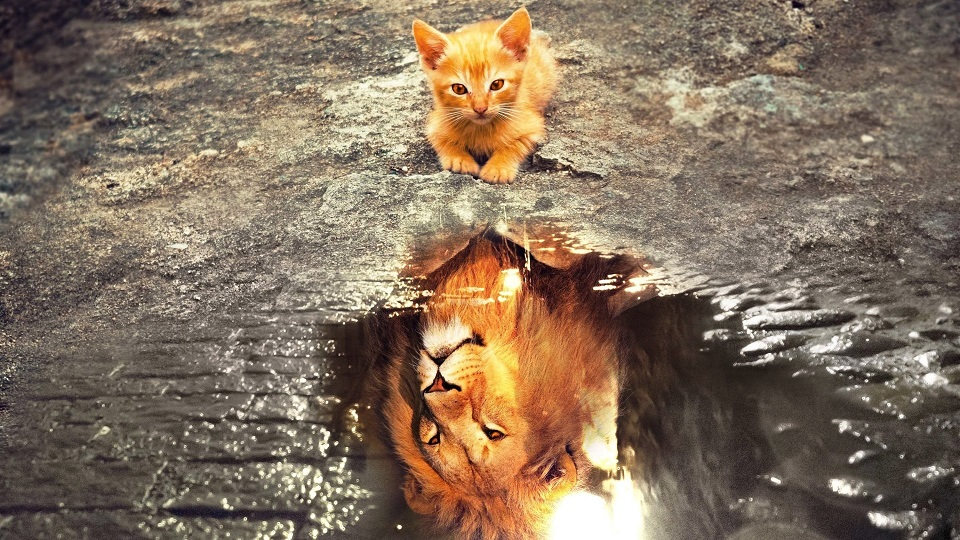
#> input picture Image/cat.jpg, 960 x 540 px
$ python ImageSegment.py
#> lines starting #> are read from the running program, lines starting #| are printed output that depends on the picture; after the words box and inside, x2 and y2 are one past the last pixel; in counts of white or black regions, pixels touching at a corner belong together
import numpy as np
import cv2,os
from matplotlib import pyplot as plt


#用来正常显示中文标签
plt.rcParams['font.sans-serif']=['SimHei']
plt.rcParams['font.sans-serif']=['Times New Roman']
plt.rcParams['axes.unicode_minus'] = False# 显示负号
plt.rcParams['figure.dpi'] = 100 #分辨率

def WatershedSeg(imgFile):
#> called with imgFile = 'cat.jpg'
    img = cv2.imread(imgFile)
#> img is the input picture: shape (540, 960, 3); mean B, G, R 93.5, 112.4, 131.3
    gray = cv2.cvtColor(img,cv2.COLOR_BGR2GRAY)
    ret, thresh = cv2.threshold(gray,0,255,cv2.THRESH_BINARY_INV+cv2.THRESH_OTSU)
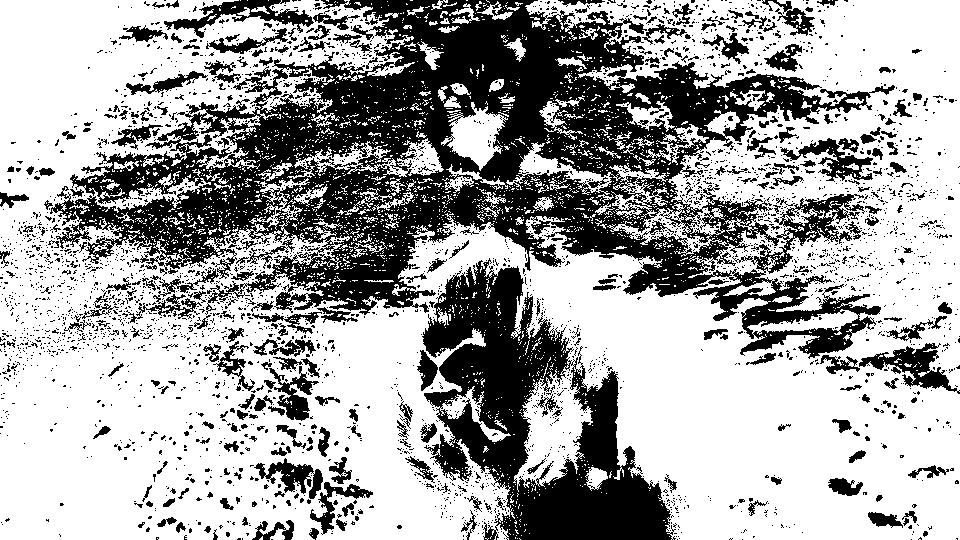
#> thresh: shape (540, 960); 64.9% white; 3431 black regions (3128 under 20 px), largest, box (x1, y1, x2, y2) and area: (50, 0, 895, 359) 108003, (422, 258, 676, 540) 31238, (164, 0, 314, 38) 1830
#> ret = 129
    # noise removal
    kernel = np.ones((3,3),np.uint8)
    opening = cv2.morphologyEx(thresh,cv2.MORPH_OPEN,kernel, iterations = 2)
#> opening: shape (540, 960); 49.7% white; 275 white regions, largest, box (x1, y1, x2, y2) and area: (0, 300, 508, 540) 75640, (526, 252, 960, 540) 68063, (694, 0, 960, 370) 40112

    # sure background area
    sure_bg = cv2.dilate(opening,kernel,iterations=3)
#> sure_bg: shape (540, 960); 64.6% white; 125 black regions (61 under 20 px), largest, box (x1, y1, x2, y2) and area: (50, 0, 874, 368) 136367, (418, 262, 676, 540) 32042, (864, 346, 946, 386) 1525

    # Finding sure foreground area
    dist_transform = cv2.distanceTransform(opening,cv2.DIST_L2,5)
    ret, sure_fg = cv2.threshold(dist_transform,0.2*dist_transform.max(),255,0)
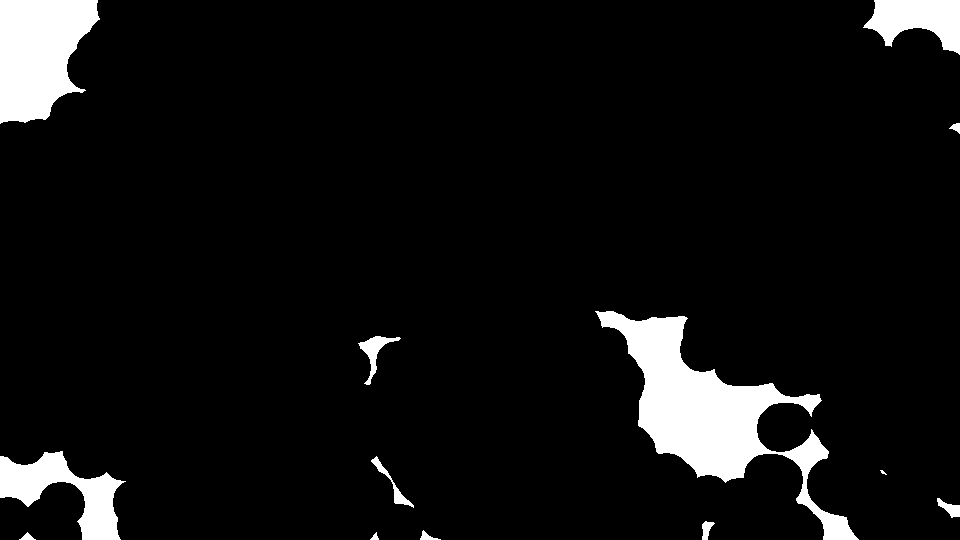
#> sure_fg: shape (540, 960) float32; 6.8% white; 13 white regions (1 under 20 px), largest, box (x1, y1, x2, y2) and area: (595, 311, 859, 540) 16631, (0, 0, 100, 124) 9083, (0, 451, 126, 540) 4745
#> ret = 21.73

    # Finding unknown region
    sure_fg = np.uint8(sure_fg)
    unknown = cv2.subtract(sure_bg,sure_fg)
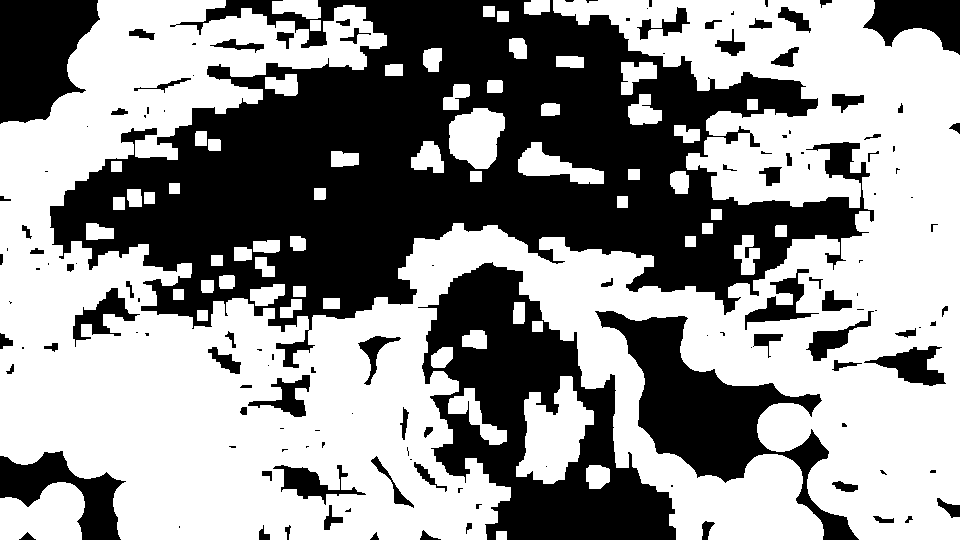
#> unknown: shape (540, 960); 57.8% white; 138 black regions (62 under 20 px), largest, box (x1, y1, x2, y2) and area: (50, 0, 874, 368) 136367, (418, 262, 676, 540) 32042, (595, 311, 859, 540) 16631

    # Marker labelling
    ret, markers = cv2.connectedComponents(sure_fg)
#> markers: shape (540, 960) int32; 14 distinct labels, from 0 to 13
#> ret = 14

    # Add one to all labels so that sure background is not 0, but 1
    markers = markers+1
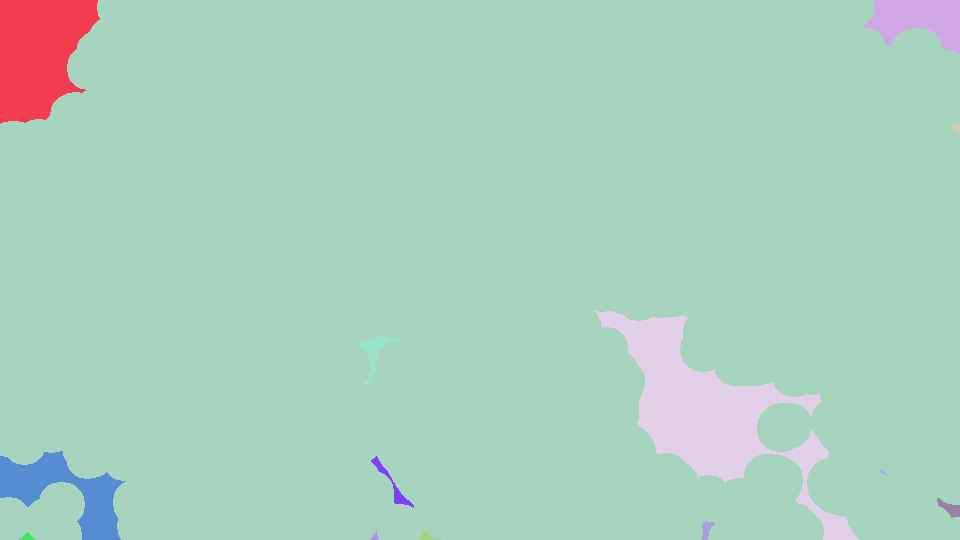
#> markers: shape (540, 960) int32; 14 distinct labels, from 1 to 14; one colour per label, 0 black

    # Now, mark the region of unknown with zero
    markers[unknown==255] = 0
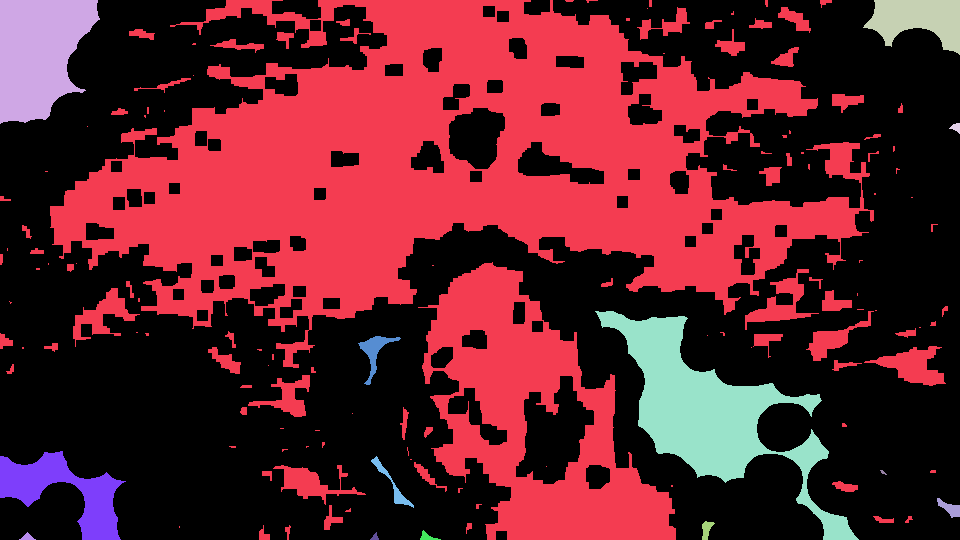
#> markers: shape (540, 960) int32; 15 distinct labels, from 0 to 14; one colour per label, 0 black
    markers = cv2.watershed(img,markers)
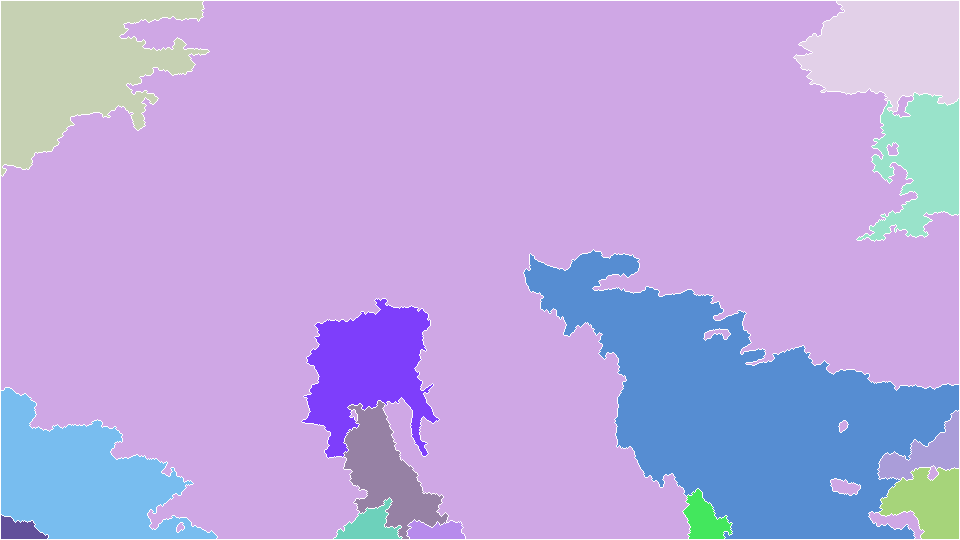
#> markers: shape (540, 960) int32; 15 distinct labels, from -1 to 14; one colour per label, 0 black, -1 white
    img[markers == -1] = [255,0,0]
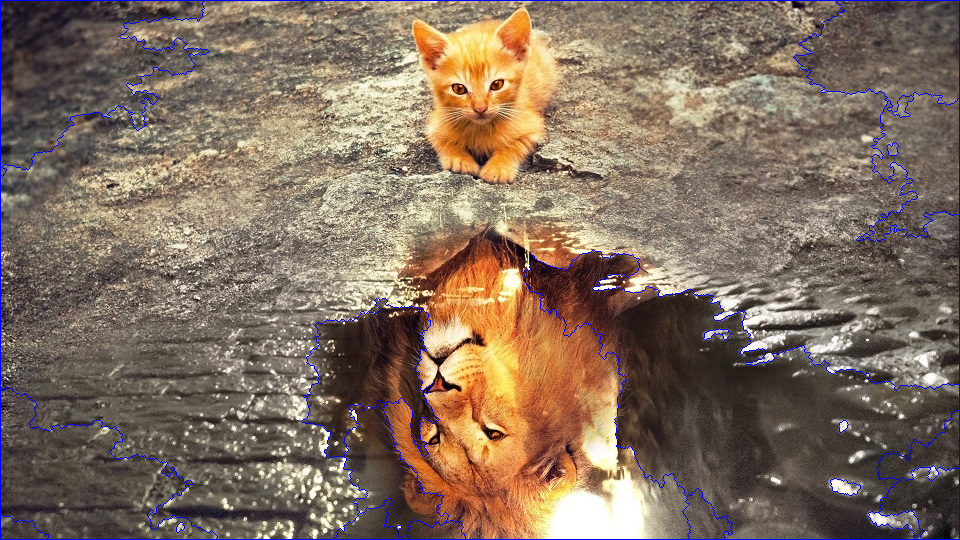
#> img: shape (540, 960, 3); 1.58% of pixels changed, all inside (x1, y1, x2, y2) = (0, 0, 960, 540)

    plt.imshow(img)
    plt.show()

def segtest(imgFile):
    img = cv2.imread(imgFile)
    mask = np.zeros(img.shape[:2],np.uint8)

    bgdModel = np.zeros((1,65),np.float64)
    fgdModel = np.zeros((1,65),np.float64)

    rect = (0,250,2422,1920)
    cv2.grabCut(img,mask,rect,bgdModel,fgdModel,5,cv2.GC_INIT_WITH_RECT)

    mask2 = np.where((mask==2)|(mask==0),0,1).astype('uint8')
    img = img*mask2[:,:,np.newaxis]

    plt.imshow(img, cmap = "gray"),plt.show()

if __name__=='__main__':
    #获取工程根目录的路径
    rootPath = os.path.abspath(os.path.dirname(os.path.dirname(__file__)))
    #print('rootPath:'+rootPath)
    #数据文件路径
    dataPath = os.path.abspath(rootPath + r'\Image')
    #print('dataPath:'+dataPath)
    #切换目录
    os.chdir(dataPath)
    #SHP文件路径
    imgFile ="cat.jpg"
    WatershedSeg(imgFile)
    #segtest(imgFile)

$ run again, with Image/pattern1.jpg copied over Image/cat.jpg
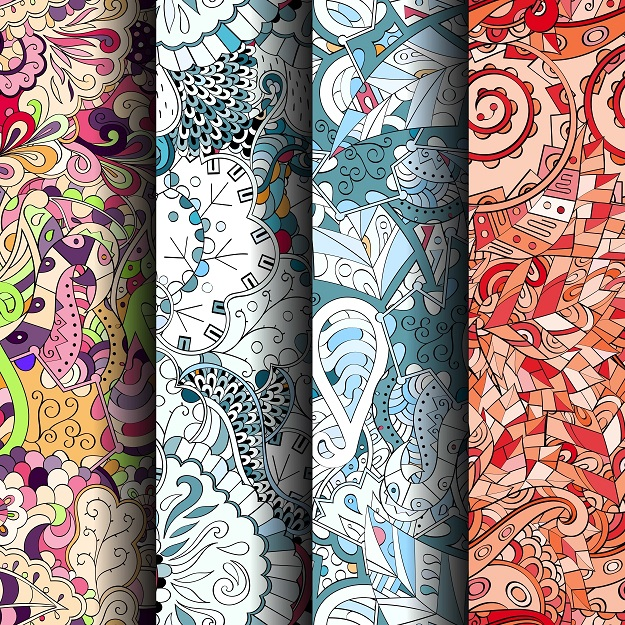
#> input picture Image/pattern1.jpg, 625 x 625 px
#> in WatershedSeg, img is the input picture: shape (625, 625, 3); mean B, G, R 138.8, 143.6, 162.8
#> in WatershedSeg, `ret, thresh = cv2.threshold(gray,0,255,cv2.THRESH_BINARY_INV+cv2.THRES..`:
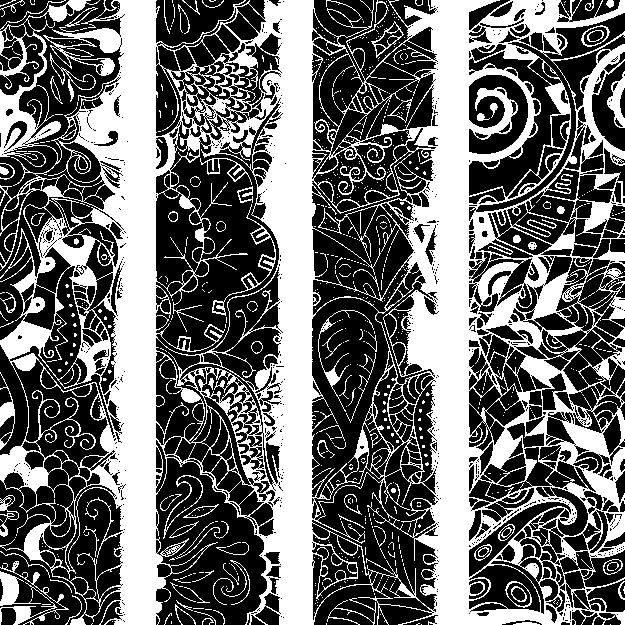
#> thresh: shape (625, 625); 41.7% white; 701 white regions (603 under 20 px), largest, box (x1, y1, x2, y2) and area: (0, 0, 625, 625) 152283, (212, 204, 276, 316) 545, (0, 571, 41, 606) 528
#> in WatershedSeg, `ret, thresh = cv2.threshold(gray,0,255,cv2.THRESH_BINARY_INV+cv2.THRES..`: ret = 136
#> opening: shape (625, 625); 27.2% white; 127 white regions (1 under 20 px), largest, box (x1, y1, x2, y2) and area: (405, 0, 554, 625) 28667, (74, 0, 175, 625) 27024, (254, 0, 318, 625) 23541
#> sure_bg: shape (625, 625); 39% white; 67 white regions, largest, box (x1, y1, x2, y2) and area: (402, 0, 625, 625) 43487, (71, 0, 178, 625) 35207, (208, 0, 321, 625) 31118
#> in WatershedSeg, `ret, sure_fg = cv2.threshold(dist_transform,0.2*dist_transform.max(),2..`: ret = 5.79
#> unknown: shape (625, 625); 26.1% white; 71 white regions, largest, box (x1, y1, x2, y2) and area: (464, 0, 625, 625) 16537, (71, 0, 133, 625) 13043, (208, 0, 290, 625) 10716
#> in WatershedSeg, `ret, markers = cv2.connectedComponents(sure_fg)`: ret = 58
#> in WatershedSeg, `img[markers == -1] = [255,0,0]`:
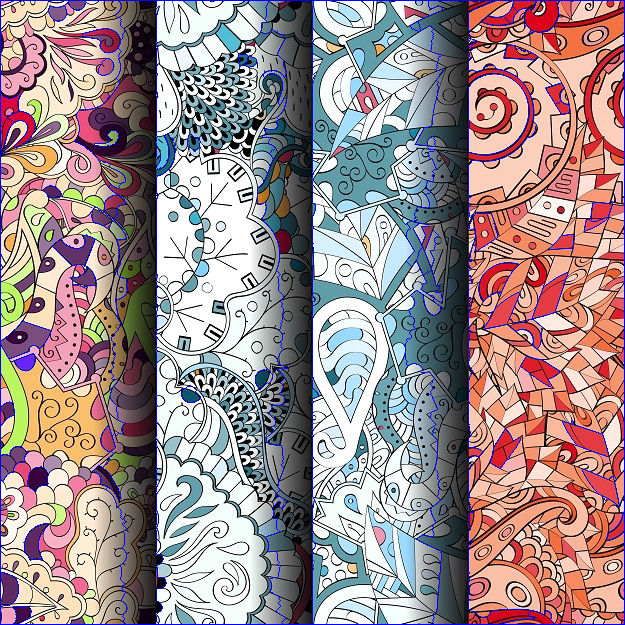
#> img: shape (625, 625, 3); 2.74% of pixels changed, all inside (x1, y1, x2, y2) = (0, 0, 625, 625)

$ run again, with Image/pattern2.jpg copied over Image/cat.jpg
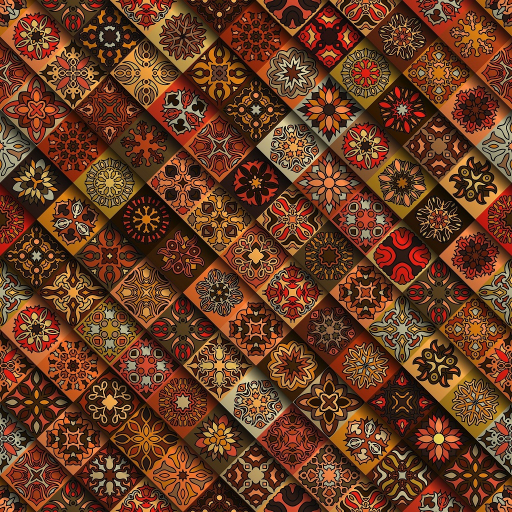
#> input picture Image/pattern2.jpg, 1024 x 1024 px (shown at 1/2 size)
#> in WatershedSeg, img is the input picture: shape (1024, 1024, 3); mean B, G, R 36.2, 61, 105.2
#> in WatershedSeg, `ret, thresh = cv2.threshold(gray,0,255,cv2.THRESH_BINARY_INV+cv2.THRES..`:
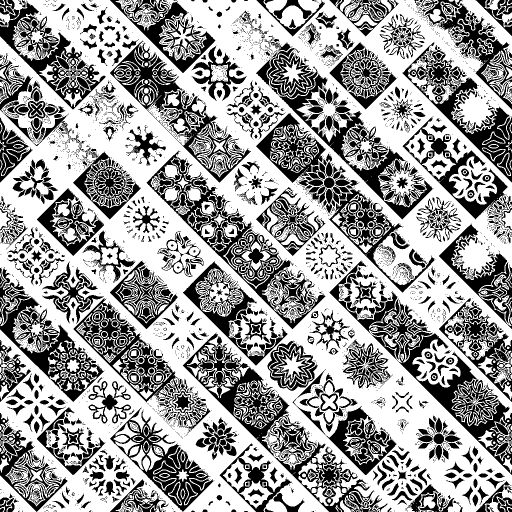
#> thresh: shape (1024, 1024) (shown at 1/2 size); 61.3% white; 4660 black regions (3304 under 20 px), largest, box (x1, y1, x2, y2) and area: (366, 665, 775, 1024) 16425, (659, 521, 1024, 950) 13528, (512, 72, 867, 439) 12295
#> in WatershedSeg, `ret, thresh = cv2.threshold(gray,0,255,cv2.THRESH_BINARY_INV+cv2.THRES..`: ret = 82
#> opening: shape (1024, 1024); 44.2% white; 385 white regions (8 under 20 px), largest, box (x1, y1, x2, y2) and area: (0, 0, 1024, 1024) 388052, (924, 0, 1024, 106) 2715, (0, 953, 71, 1024) 1776
#> sure_bg: shape (1024, 1024); 64.6% white; 345 black regions (178 under 20 px), largest, box (x1, y1, x2, y2) and area: (518, 232, 814, 527) 22890, (519, 81, 860, 433) 22265, (299, 313, 645, 652) 20633
#> in WatershedSeg, `ret, sure_fg = cv2.threshold(dist_transform,0.2*dist_transform.max(),2..`: ret = 4.92
#> unknown: shape (1024, 1024); 48.3% white; 148 white regions, largest, box (x1, y1, x2, y2) and area: (0, 0, 1024, 1024) 410018, (247, 247, 790, 786) 30395, (885, 888, 1024, 1024) 8729
#> in WatershedSeg, `ret, markers = cv2.connectedComponents(sure_fg)`: ret = 645
#> in WatershedSeg, `img[markers == -1] = [255,0,0]`:
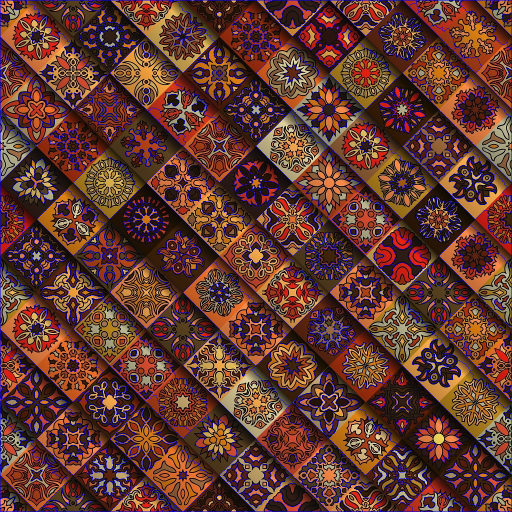
#> img: shape (1024, 1024, 3) (shown at 1/2 size); 5.79% of pixels changed, all inside (x1, y1, x2, y2) = (0, 0, 1024, 1024)

$ run again, with Image/scene.jpg copied over Image/cat.jpg
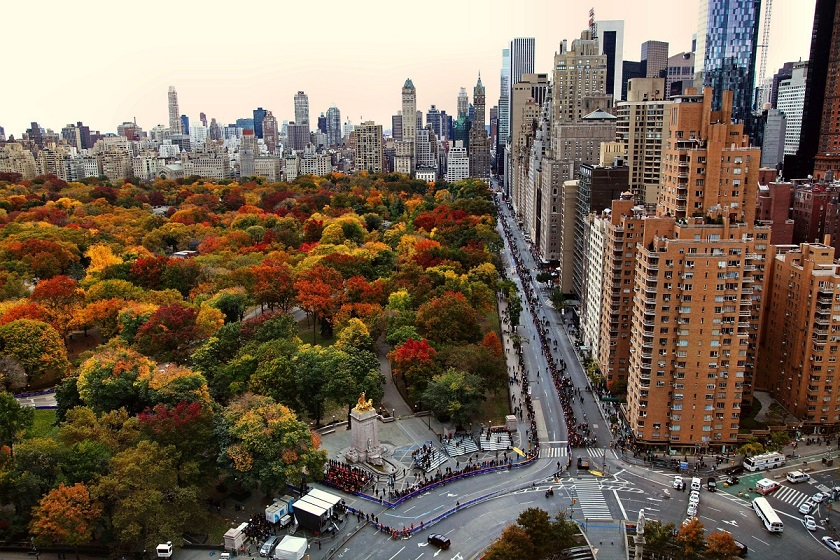
#> input picture Image/scene.jpg, 840 x 560 px
#> in WatershedSeg, img is the input picture: shape (560, 840, 3); mean B, G, R 87.3, 103.7, 118.6
#> thresh: shape (560, 840); 74.4% white; 3288 black regions (3046 under 20 px), largest, box (x1, y1, x2, y2) and area: (0, 0, 720, 172) 76238, (754, 0, 816, 115) 4112, (580, 213, 616, 374) 2232
#> in WatershedSeg, `ret, thresh = cv2.threshold(gray,0,255,cv2.THRESH_BINARY_INV+cv2.THRES..`: ret = 142
#> opening: shape (560, 840); 66% white; 745 black regions (618 under 20 px), largest, box (x1, y1, x2, y2) and area: (0, 0, 816, 437) 117987, (309, 336, 715, 560) 17366, (567, 208, 627, 375) 4185
#> sure_bg: shape (560, 840); 77.8% white; 103 black regions (51 under 20 px), largest, box (x1, y1, x2, y2) and area: (0, 0, 741, 176) 82293, (755, 0, 813, 112) 3499, (583, 212, 617, 370) 2534
#> in WatershedSeg, `ret, sure_fg = cv2.threshold(dist_transform,0.2*dist_transform.max(),2..`: ret = 21.16
#> unknown: shape (560, 840); 69.9% white; 123 black regions (55 under 20 px), largest, box (x1, y1, x2, y2) and area: (0, 0, 741, 176) 82293, (0, 402, 283, 560) 25610, (378, 291, 492, 418) 5983
#> in WatershedSeg, `ret, markers = cv2.connectedComponents(sure_fg)`: ret = 21
#> in WatershedSeg, `img[markers == -1] = [255,0,0]`:
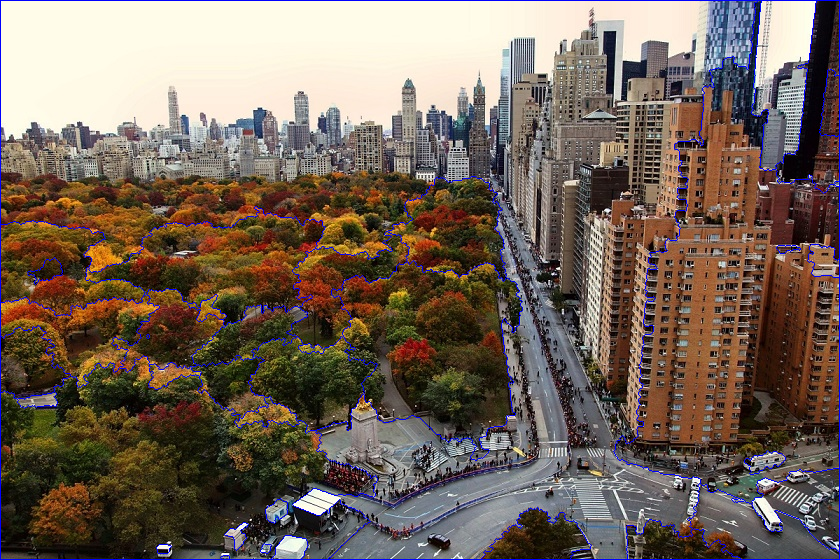
#> img: shape (560, 840, 3); 2.06% of pixels changed, all inside (x1, y1, x2, y2) = (0, 0, 840, 560)
